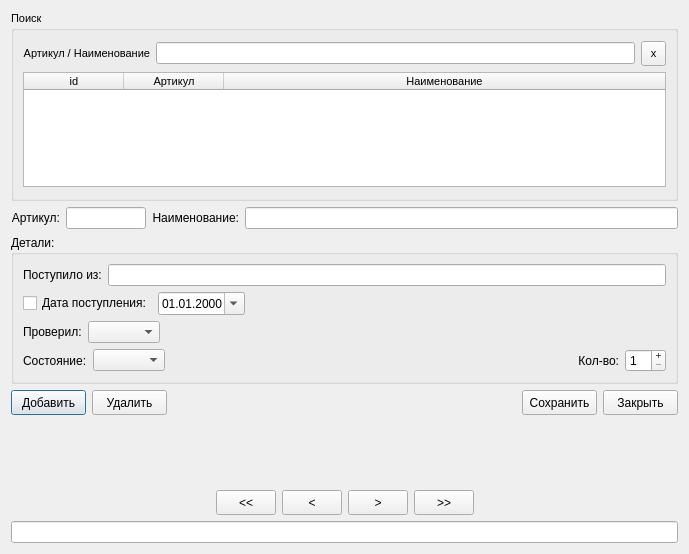
<?xml version="1.0" encoding="UTF-8"?>
<ui version="4.0">
 <class>detailNotes</class>
 <widget class="QDialog" name="detailNotes">
  <property name="geometry">
   <rect>
    <x>0</x>
    <y>0</y>
    <width>689</width>
    <height>554</height>
   </rect>
  </property>
  <property name="windowTitle">
   <string>Dialog</string>
  </property>
  <layout class="QGridLayout" name="gridLayout_5">
   <item row="0" column="0">
    <layout class="QVBoxLayout" name="verticalLayout_6">
     <item>
      <layout class="QHBoxLayout" name="horizontalLayout_13">
       <item>
        <layout class="QVBoxLayout" name="verticalLayout_5">
         <item>
          <widget class="QGroupBox" name="groupBox_search">
           <property name="minimumSize">
            <size>
             <width>0</width>
             <height>190</height>
            </size>
           </property>
           <property name="maximumSize">
            <size>
             <width>16777215</width>
             <height>190</height>
            </size>
           </property>
           <property name="font">
            <font>
             <pointsize>8</pointsize>
            </font>
           </property>
           <property name="title">
            <string>Поиск</string>
           </property>
           <layout class="QGridLayout" name="gridLayout_4">
            <item row="0" column="0">
             <layout class="QVBoxLayout" name="verticalLayout_4">
              <item>
               <layout class="QHBoxLayout" name="horizontalLayout_11">
                <item>
                 <widget class="QLabel" name="label_3">
                  <property name="font">
                   <font>
                    <pointsize>8</pointsize>
                    <weight>50</weight>
                    <bold>false</bold>
                   </font>
                  </property>
                  <property name="text">
                   <string>Артикул / Наименование</string>
                  </property>
                  <property name="alignment">
                   <set>Qt::AlignRight|Qt::AlignTrailing|Qt::AlignVCenter</set>
                  </property>
                 </widget>
                </item>
                <item>
                 <widget class="QLineEdit" name="lineEdit_search">
                  <property name="font">
                   <font>
                    <pointsize>8</pointsize>
                    <weight>75</weight>
                    <bold>true</bold>
                   </font>
                  </property>
                 </widget>
                </item>
                <item>
                 <widget class="QToolButton" name="toolButton_closeSearch">
                  <property name="minimumSize">
                   <size>
                    <width>25</width>
                    <height>25</height>
                   </size>
                  </property>
                  <property name="maximumSize">
                   <size>
                    <width>25</width>
                    <height>25</height>
                   </size>
                  </property>
                  <property name="text">
                   <string>x</string>
                  </property>
                 </widget>
                </item>
               </layout>
              </item>
              <item>
               <widget class="QTableWidget" name="tableWidget_search">
                <property name="minimumSize">
                 <size>
                  <width>0</width>
                  <height>115</height>
                 </size>
                </property>
                <property name="maximumSize">
                 <size>
                  <width>16777215</width>
                  <height>115</height>
                 </size>
                </property>
                <property name="font">
                 <font>
                  <pointsize>8</pointsize>
                 </font>
                </property>
                <property name="editTriggers">
                 <set>QAbstractItemView::NoEditTriggers</set>
                </property>
                <property name="alternatingRowColors">
                 <bool>true</bool>
                </property>
                <property name="selectionMode">
                 <enum>QAbstractItemView::SingleSelection</enum>
                </property>
                <property name="selectionBehavior">
                 <enum>QAbstractItemView::SelectRows</enum>
                </property>
                <attribute name="horizontalHeaderStretchLastSection">
                 <bool>true</bool>
                </attribute>
                <attribute name="verticalHeaderDefaultSectionSize">
                 <number>22</number>
                </attribute>
                <column>
                 <property name="text">
                  <string>id</string>
                 </property>
                </column>
                <column>
                 <property name="text">
                  <string>Артикул</string>
                 </property>
                </column>
                <column>
                 <property name="text">
                  <string>Наименование</string>
                 </property>
                </column>
               </widget>
              </item>
             </layout>
            </item>
           </layout>
          </widget>
         </item>
         <item>
          <layout class="QHBoxLayout" name="horizontalLayout">
           <item>
            <widget class="QLabel" name="label_2">
             <property name="text">
              <string>Артикул:</string>
             </property>
             <property name="alignment">
              <set>Qt::AlignRight|Qt::AlignTrailing|Qt::AlignVCenter</set>
             </property>
            </widget>
           </item>
           <item>
            <widget class="QLineEdit" name="lineEdit_articul">
             <property name="minimumSize">
              <size>
               <width>80</width>
               <height>0</height>
              </size>
             </property>
             <property name="maximumSize">
              <size>
               <width>80</width>
               <height>16777215</height>
              </size>
             </property>
            </widget>
           </item>
           <item>
            <widget class="QLabel" name="label">
             <property name="text">
              <string>Наименование:</string>
             </property>
             <property name="alignment">
              <set>Qt::AlignRight|Qt::AlignTrailing|Qt::AlignVCenter</set>
             </property>
            </widget>
           </item>
           <item>
            <widget class="QLineEdit" name="lineEdit_name"/>
           </item>
          </layout>
         </item>
         <item>
          <widget class="QGroupBox" name="groupBox_detail">
           <property name="title">
            <string>Детали:</string>
           </property>
           <layout class="QGridLayout" name="gridLayout">
            <item row="0" column="0">
             <layout class="QVBoxLayout" name="verticalLayout">
              <item>
               <layout class="QHBoxLayout" name="horizontalLayout_2">
                <item>
                 <widget class="QLabel" name="label_7">
                  <property name="text">
                   <string>Поступило из:</string>
                  </property>
                 </widget>
                </item>
                <item>
                 <widget class="QLineEdit" name="lineEdit_town"/>
                </item>
               </layout>
              </item>
              <item>
               <layout class="QHBoxLayout" name="horizontalLayout_3">
                <item>
                 <widget class="QCheckBox" name="checkBox_date">
                  <property name="text">
                   <string>Дата поступления:</string>
                  </property>
                 </widget>
                </item>
                <item>
                 <widget class="QDateEdit" name="dateEdit">
                  <property name="displayFormat">
                   <string>dd.MM.yyyy</string>
                  </property>
                  <property name="calendarPopup">
                   <bool>true</bool>
                  </property>
                 </widget>
                </item>
                <item>
                 <spacer name="horizontalSpacer">
                  <property name="orientation">
                   <enum>Qt::Horizontal</enum>
                  </property>
                  <property name="sizeHint" stdset="0">
                   <size>
                    <width>40</width>
                    <height>20</height>
                   </size>
                  </property>
                 </spacer>
                </item>
               </layout>
              </item>
              <item>
               <layout class="QHBoxLayout" name="horizontalLayout_4">
                <item>
                 <widget class="QLabel" name="label_5">
                  <property name="text">
                   <string>Проверил:</string>
                  </property>
                 </widget>
                </item>
                <item>
                 <widget class="QComboBox" name="comboBox_face"/>
                </item>
                <item>
                 <spacer name="horizontalSpacer_2">
                  <property name="orientation">
                   <enum>Qt::Horizontal</enum>
                  </property>
                  <property name="sizeHint" stdset="0">
                   <size>
                    <width>40</width>
                    <height>20</height>
                   </size>
                  </property>
                 </spacer>
                </item>
               </layout>
              </item>
              <item>
               <layout class="QHBoxLayout" name="horizontalLayout_5">
                <item>
                 <widget class="QLabel" name="label_6">
                  <property name="text">
                   <string>Состояние:</string>
                  </property>
                 </widget>
                </item>
                <item>
                 <widget class="QComboBox" name="comboBox_status"/>
                </item>
                <item>
                 <spacer name="horizontalSpacer_3">
                  <property name="orientation">
                   <enum>Qt::Horizontal</enum>
                  </property>
                  <property name="sizeHint" stdset="0">
                   <size>
                    <width>40</width>
                    <height>20</height>
                   </size>
                  </property>
                 </spacer>
                </item>
                <item>
                 <widget class="QLabel" name="label_4">
                  <property name="text">
                   <string>Кол-во:</string>
                  </property>
                  <property name="alignment">
                   <set>Qt::AlignRight|Qt::AlignTrailing|Qt::AlignVCenter</set>
                  </property>
                 </widget>
                </item>
                <item>
                 <widget class="QSpinBox" name="spinBox_print">
                  <property name="buttonSymbols">
                   <enum>QAbstractSpinBox::PlusMinus</enum>
                  </property>
                  <property name="minimum">
                   <number>1</number>
                  </property>
                 </widget>
                </item>
               </layout>
              </item>
             </layout>
            </item>
           </layout>
          </widget>
         </item>
         <item>
          <layout class="QHBoxLayout" name="horizontalLayout_12">
           <item>
            <widget class="QPushButton" name="pushButton_add">
             <property name="minimumSize">
              <size>
               <width>75</width>
               <height>25</height>
              </size>
             </property>
             <property name="maximumSize">
              <size>
               <width>75</width>
               <height>25</height>
              </size>
             </property>
             <property name="text">
              <string>Добавить</string>
             </property>
            </widget>
           </item>
           <item>
            <widget class="QPushButton" name="pushButton_delete">
             <property name="minimumSize">
              <size>
               <width>75</width>
               <height>25</height>
              </size>
             </property>
             <property name="maximumSize">
              <size>
               <width>75</width>
               <height>25</height>
              </size>
             </property>
             <property name="text">
              <string>Удалить</string>
             </property>
            </widget>
           </item>
           <item>
            <spacer name="horizontalSpacer_9">
             <property name="orientation">
              <enum>Qt::Horizontal</enum>
             </property>
             <property name="sizeHint" stdset="0">
              <size>
               <width>40</width>
               <height>20</height>
              </size>
             </property>
            </spacer>
           </item>
           <item>
            <widget class="QPushButton" name="pushButton_save">
             <property name="minimumSize">
              <size>
               <width>75</width>
               <height>25</height>
              </size>
             </property>
             <property name="maximumSize">
              <size>
               <width>75</width>
               <height>25</height>
              </size>
             </property>
             <property name="text">
              <string>Сохранить</string>
             </property>
            </widget>
           </item>
           <item>
            <widget class="QPushButton" name="pushButton_close">
             <property name="minimumSize">
              <size>
               <width>75</width>
               <height>25</height>
              </size>
             </property>
             <property name="maximumSize">
              <size>
               <width>75</width>
               <height>25</height>
              </size>
             </property>
             <property name="text">
              <string>Закрыть</string>
             </property>
            </widget>
           </item>
          </layout>
         </item>
         <item>
          <spacer name="verticalSpacer_2">
           <property name="orientation">
            <enum>Qt::Vertical</enum>
           </property>
           <property name="sizeHint" stdset="0">
            <size>
             <width>20</width>
             <height>40</height>
            </size>
           </property>
          </spacer>
         </item>
        </layout>
       </item>
      </layout>
     </item>
     <item>
      <layout class="QHBoxLayout" name="horizontalLayout_6">
       <item>
        <spacer name="horizontalSpacer_4">
         <property name="orientation">
          <enum>Qt::Horizontal</enum>
         </property>
         <property name="sizeHint" stdset="0">
          <size>
           <width>40</width>
           <height>20</height>
          </size>
         </property>
        </spacer>
       </item>
       <item>
        <widget class="QPushButton" name="pushButton_toFirst">
         <property name="minimumSize">
          <size>
           <width>60</width>
           <height>25</height>
          </size>
         </property>
         <property name="maximumSize">
          <size>
           <width>60</width>
           <height>25</height>
          </size>
         </property>
         <property name="text">
          <string>&lt;&lt;</string>
         </property>
        </widget>
       </item>
       <item>
        <widget class="QPushButton" name="pushButton_toPrev">
         <property name="minimumSize">
          <size>
           <width>60</width>
           <height>25</height>
          </size>
         </property>
         <property name="maximumSize">
          <size>
           <width>60</width>
           <height>25</height>
          </size>
         </property>
         <property name="text">
          <string>&lt;</string>
         </property>
        </widget>
       </item>
       <item>
        <widget class="QPushButton" name="pushButton_toNext">
         <property name="minimumSize">
          <size>
           <width>60</width>
           <height>25</height>
          </size>
         </property>
         <property name="maximumSize">
          <size>
           <width>60</width>
           <height>25</height>
          </size>
         </property>
         <property name="text">
          <string>&gt;</string>
         </property>
        </widget>
       </item>
       <item>
        <widget class="QPushButton" name="pushButton_toLast">
         <property name="minimumSize">
          <size>
           <width>60</width>
           <height>25</height>
          </size>
         </property>
         <property name="maximumSize">
          <size>
           <width>60</width>
           <height>25</height>
          </size>
         </property>
         <property name="text">
          <string>&gt;&gt;</string>
         </property>
        </widget>
       </item>
       <item>
        <spacer name="horizontalSpacer_5">
         <property name="orientation">
          <enum>Qt::Horizontal</enum>
         </property>
         <property name="sizeHint" stdset="0">
          <size>
           <width>40</width>
           <height>20</height>
          </size>
         </property>
        </spacer>
       </item>
      </layout>
     </item>
     <item>
      <widget class="QLineEdit" name="lineEdit_status">
       <property name="sizePolicy">
        <sizepolicy hsizetype="Expanding" vsizetype="Minimum">
         <horstretch>0</horstretch>
         <verstretch>0</verstretch>
        </sizepolicy>
       </property>
       <property name="font">
        <font>
         <pointsize>7</pointsize>
        </font>
       </property>
      </widget>
     </item>
    </layout>
   </item>
  </layout>
 </widget>
 <resources/>
 <connections/>
</ui>
